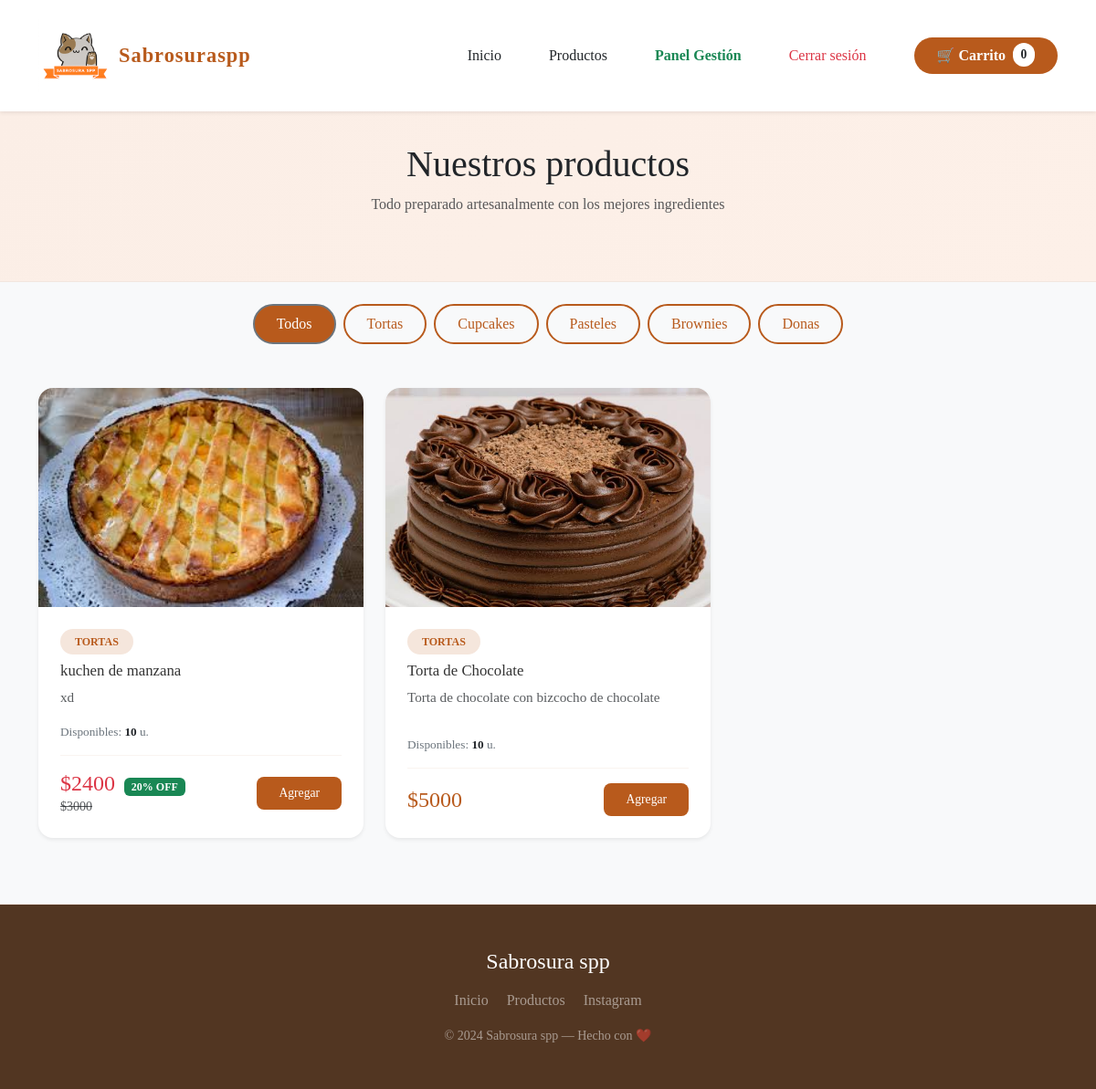
Page /productos/ (signed in) on the committed database.
### Reposteria_app/models.py (models this page shows, shortened)
class Categoria(models.Model):
    nombre = models.CharField(max_length=100, unique=True, verbose_name="Nombre de la Categoría")
    class Meta:
        verbose_name = "Categoría"
        verbose_name_plural = "Categorías"

class Producto(models.Model):
    nombre = models.CharField(max_length=150, verbose_name="Nombre del Producto")
    descripcion = models.TextField(verbose_name="Descripción")
    precio = models.IntegerField(verbose_name="Precio")
    imagen = models.ImageField(upload_to='productos/', blank=True, null=True, verbose_name="Imagen del Producto")
    categoria = models.ForeignKey(Categoria, on_delete=models.CASCADE, related_name="productos", verbose_name="Categoría")
    disponible = models.BooleanField(default=True, verbose_name="Disponible")
    stock = models.IntegerField(default=0, verbose_name="Stock Disponible")
    destacado = models.BooleanField(default=False, verbose_name="Destacado en Inicio")
    descuento = models.IntegerField(default=0, verbose_name="Descuento (%)")
    class Meta:
        verbose_name = "Producto"
        verbose_name_plural = "Productos"

### Reposteria_app/views.py (the view)
# urls.py: path('productos/', views.productos, name='productos'),
def productos(request):
    lista_productos  = Producto.objects.filter(disponible=True)
    lista_categorias = Categoria.objects.all()
    for prod in lista_productos:
        if prod.descuento and prod.descuento > 0:
            prod.precio_rebajado = int(prod.precio * (100 - prod.descuento) / 100)
        else:
            prod.precio_rebajado = prod.precio
    return render(request, 'Reposteria_app/productos.html', {
        'productos': lista_productos,
        'categorias': lista_categorias,
    })

### Reposteria_app/templates/Reposteria_app/productos.html (shortened to what this page needs)
{% extends 'layouts/base.html' %}
{% load static %}
{% block content %}
<div class="page-header py-5 mb-4 text-center">
  <div class="container py-2">
    <h1 class="display-4 font-weight-bold text-dark mb-2" style="font-family: 'Georgia', serif;">Nuestros productos</h1>
    <p class="lead text-muted">Todo preparado artesanalmente con los mejores ingredientes</p>
  </div>
</div>
<div class="container text-center mb-5">
  <div class="d-flex flex-wrap justify-content-center gap-2">
    <button class="btn btn-outline-secondary px-4 rounded-pill filtro-btn active" type="button" onclick="filtrar('todos', this)">
      Todos
    </button>
    {% for cat in categorias %}
      <button class="btn btn-outline-secondary px-4 rounded-pill filtro-btn" type="button" onclick="filtrar('{{ cat.nombre|lower }}', this)">
        {{ cat.nombre }}
      </button>
    {% endfor %}
  </div>
</div>
<section class="container pb-5">
  <div class="row row-cols-1 row-cols-md-2 row-cols-lg-3 g-4" id="grid">
    {% for prod in productos %}
    <div class="col mb-4 product-item" data-cat="{{ prod.categoria.nombre|lower }}">
      <div class="card h-100 border-0 shadow-sm" style="border-radius: 16px; overflow: hidden;">
        <div class="card-img-top bg-light d-flex align-items-center justify-content-center" style="height: 240px;">
          {% if prod.imagen %}
            <img src="{{ prod.imagen.url }}" alt="{{ prod.nombre }}" class="w-100 h-100" style="object-fit: cover;">
          {% else %}
            <span class="display-4">🍰</span>
          {% endif %}
        </div>
        <div class="card-body d-flex flex-column p-4">
          <div class="mb-2">
            <span class="badge rounded-pill px-3 py-2 text-uppercase" style="background-color: #f5e6dc; color: #b85a1c; font-size: 0.75rem; font-weight: bold;">
              {{ prod.categoria.nombre }}
            </span>
          </div>
          <h3 class="card-title h5 font-weight-bold mb-2" style="font-family: 'Georgia', serif; color: #333;">
            {{ prod.nombre }}
          </h3>
          <p class="card-text text-muted flex-grow-1 mb-3" style="font-size: 0.95rem; line-height: 1.5;">
            {{ prod.descripcion }}
          </p>
          <p class="text-secondary small mb-3">
            Disponibles: <strong class="text-dark" id="stock-val-{{ prod.id }}">{{ prod.stock }}</strong> u.
          </p>
          <div class="d-flex justify-content-between align-items-center pt-3 border-top" style="border-color: #f9f4f0 !important;">
            <div class="d-flex flex-column">
              {% if prod.descuento > 0 %}
                <div>
                  <span class="h4 font-weight-bold mb-0 text-danger">
                    ${{ prod.precio_rebajado }}
                  </span>
                  <span class="badge bg-success small ms-1" style="font-size: 0.75rem;">{{ prod.descuento }}% OFF</span>
                </div>
                <span class="text-muted text-decoration-line-through small">
                  ${{ prod.precio }}
                </span>
              {% else %}
                <span class="h4 font-weight-bold mb-0" style="color: #b85a1c;">
                  ${{ prod.precio }}
                </span>
              {% endif %}
            </div>
            <button class="btn btn-agregar text-white font-weight-bold px-4"
                data-id="{{ prod.id }}"
                data-nombre="{{ prod.nombre|escapejs }}"
                data-precio="{% if prod.descuento > 0 %}{{ prod.precio_rebajado }}{% else %}{{ prod.precio }}{% endif %}"
                data-imagen="{% if prod.imagen %}{{ prod.imagen.url }}{% endif %}"
                onclick="agregarConStock(this.dataset.id, this.dataset.nombre, Number(this.dataset.precio), this, this.dataset.imagen)"
                style="background-color: #b85a1c; border-radius: 8px; border: none; padding-top: 8px; padding-bottom: 8px;">
                Agregar
            </button>
          </div>
        </div>
      </div>
    </div>
    {% empty %}
    <div class="col-12 text-center py-5">
      <div class="alert alert-warning d-inline-block px-5" role="alert" style="border-radius: 12px;">
        😕 Aún no hay productos subidos en el sistema.
      </div>
    </div>
    {% endfor %}
  </div>
</section>
{% endblock %}

### Reposteria_app/static/Reposteria_app/styles.css (style rules this page uses)
:root { --color-primary: #b85a1c; --color-primary-light: #fbeee6; --color-primary-dark: #9c4a14; --color-text: #3a2a1a; --color-muted: #7a5a3a; --color-bg: #fff8f2; --color-white: #fff; --shadow-sm: 0 2px 8px rgba(0, 0, 0, 0.07); --shadow-md: 0 4px 16px rgba(0, 0, 0, 0.08); --radius-pill: 999px; --radius-md: 12px; --transition: 0.2s ease; }
* { box-sizing: border-box; margin: 0; padding: 0; }
body { min-height: 100vh; display: flex; flex-direction: column; overflow-x: hidden; font-family: Georgia, serif; color: var(--color-text); background: var(--color-bg); }
.btn-navbar-carrito, .btn-pedir, .btn-agregar, .carrito-btn, .btn-comprar, .btn-confirmar, .btn-confirmar-pedido, .btn-volver, .btn-ir-productos { background: var(--color-primary); color: #fff; border: none; border-radius: var(--radius-pill); cursor: pointer; transition: background var(--transition), transform var(--transition); }
.btn-navbar-carrito, .btn-pedir, .btn-agregar { padding: 8px 18px; }
.btn-agregar { font-size: 0.85rem; }
.page-header { padding: 80px 30px 70px; text-align: center; background: linear-gradient(135deg, #fbeee6, #fdf0e8); border-bottom: 1px solid #f2e6df; }
.page-header h1 { font-size: 2.5rem; color: var(--color-primary); margin-bottom: 8px; }
.page-header p { color: var(--color-muted); font-size: 1rem; }
.filtro-btn { padding: 8px 22px; border: 2px solid var(--color-primary); border-radius: 20px; background: transparent; color: var(--color-primary); cursor: pointer; transition: all var(--transition); }
.filtro-btn:hover, .filtro-btn.active, .filtro-btn.activo { background: var(--color-primary); color: #fff; }
.card { background: var(--color-white); border-radius: var(--radius-md); overflow: hidden; box-shadow: var(--shadow-md); transition: transform 0.3s ease, box-shadow 0.3s ease; }
.card-body { padding: 18px; }
.card-body h3 { font-size: 1.05rem; margin-bottom: 6px; }
.card-body p { font-size: 0.83rem; color: var(--color-muted); line-height: 1.45; margin-bottom: 14px; }

### rows in the picture
Categoria: nombre "Tortas"
Categoria: nombre "Cupcakes"
Categoria: nombre "Pasteles"
Categoria: nombre "Brownies"
Categoria: nombre "Donas"
Producto: imagen (picture), categoria.nombre "TORTAS", nombre "kuchen de manzana", descripcion "xd", stock "10", precio_rebajado "2400", descuento "20", precio "3000"
Producto: imagen (picture), categoria.nombre "TORTAS", nombre "Torta de Chocolate", descripcion "Torta de chocolate con bizcocho de chocolate", stock "10", precio "5000"
